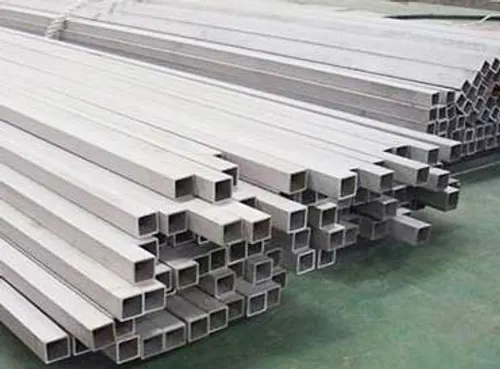
#> input picture area/stainless-steel-square-pipe-2.webp, 500 x 369 px
$ python -i patent_ui.py   (imports and definitions only)
#> lines starting #> are read from the running program, lines starting #| are printed output that depends on the picture
#> further down, picture is the input picture: PIL image 500x369 RGB; mean R, G, B 156.1, 157.6, 155.3
#!/usr/bin/env python3
"""
patent_app.py — Native desktop app that builds 2005-era USPTO patent
drawings: aged color-grade, reference-number callouts, AND the diagram
itself (labeled block boxes + connector lines).

Run:    python patent_app.py
Needs:  pip install Pillow numpy
        (tkinter ships with Python on Win/macOS; Linux: sudo apt install python3-tk)

ELEMENTS
  Reference callout : ● anchor  +  ■ ref box  +  ◆ bends   (points at the image)
  Block box         : labeled rectangle (part of the diagram)
  Connector         : line between things, optional arrowheads + bends

EDIT CANVAS
  • Drag any handle to move it.            • Double-click a line  -> add a bend.
  • Drag a box corner ◣ to resize it.      • Right-click a bend   -> delete it.
  • Double-click a block box -> edit text. • Delete key           -> delete selected.
  • SNAP 45° makes segments lock to 0/45/90°.
"""

import math
import os
import tkinter as tk
from tkinter import ttk, filedialog, simpledialog, messagebox

import numpy as np
from PIL import Image, ImageDraw, ImageFont, ImageFilter, ImageTk


# ════════════════════════════════════════════════════════════════════════════
#  IMAGE PROCESSING
# ════════════════════════════════════════════════════════════════════════════

_FONTS = [
    "/usr/share/fonts/truetype/liberation/LiberationMono-Regular.ttf",
    "/usr/share/fonts/truetype/dejavu/DejaVuSansMono.ttf",
    "/usr/share/fonts/truetype/freefont/FreeMono.ttf",
    "C:/Windows/Fonts/cour.ttf", "/Library/Fonts/Courier New.ttf",
    "/System/Library/Fonts/Courier New.ttf",
]
_BOLD = [
    "/usr/share/fonts/truetype/liberation/LiberationMono-Bold.ttf",
    "/usr/share/fonts/truetype/dejavu/DejaVuSansMono-Bold.ttf",
    "C:/Windows/Fonts/courbd.ttf", "/Library/Fonts/Courier New Bold.ttf",
]


# [9 lines left out: function get_font, not called in this run]


def patent_grade(img, grayscale=False, strength=0.55):
#> called with grayscale = False, strength = 0.55
    orig = np.array(img.convert("RGB"), dtype=np.float32)
    arr = orig.copy()
    lum = 0.299 * arr[..., 0] + 0.587 * arr[..., 1] + 0.114 * arr[..., 2]
    keep = 0.0 if grayscale else 0.15
    arr = lum[..., None] * (1 - keep) + arr * keep
    a = arr / 255.0
    s = np.where(a < 0.5, 2 * a ** 2, 1 - 2 * (1 - a) ** 2)
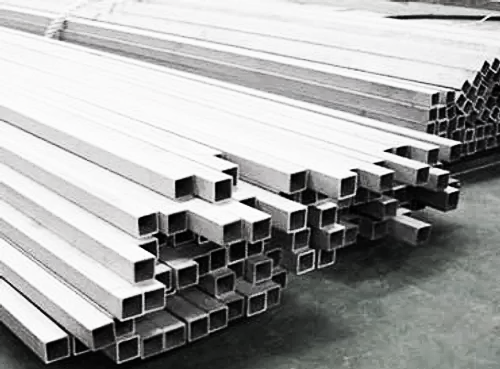
#> s: shape (369, 500, 3) float32; mean R, G, B 0.641, 0.643, 0.641
    arr = (a * 0.45 + s * 0.55) * 255.0
    sharp = Image.fromarray(np.clip(arr, 0, 255).astype(np.uint8))
    blur = np.array(sharp.filter(ImageFilter.GaussianBlur(0.8)), dtype=np.float32)
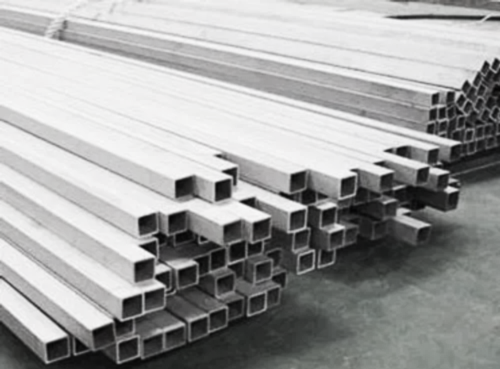
#> blur: shape (369, 500, 3) float32; mean R, G, B 160, 160.4, 159.9
    arr = np.clip(arr + (arr - blur) * 0.7, 0, 255)
    rng = np.random.default_rng(42)
    arr = np.clip(arr + rng.normal(0, 2.8, arr.shape), 0, 255)
    pr, pg, pb = 248, 245, 232
    t = (255 - arr) / 255.0 * 0.11
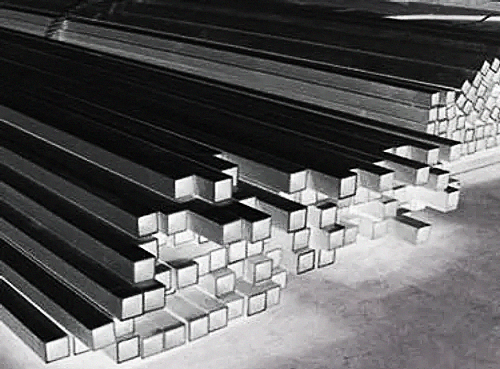
#> t: shape (369, 500, 3) float64; mean R, G, B 0.0406, 0.0405, 0.0407; drawn with min black and max white
    arr[..., 0] += (pr - arr[..., 0]) * t[..., 0]
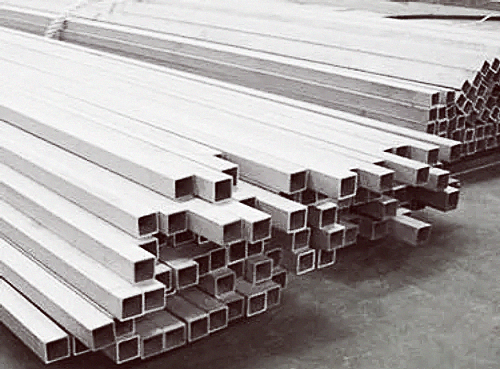
#> arr: shape (369, 500, 3) float64; mean R, G, B 167, 161.2, 160.7
    arr[..., 1] += (pg - arr[..., 1]) * t[..., 1]
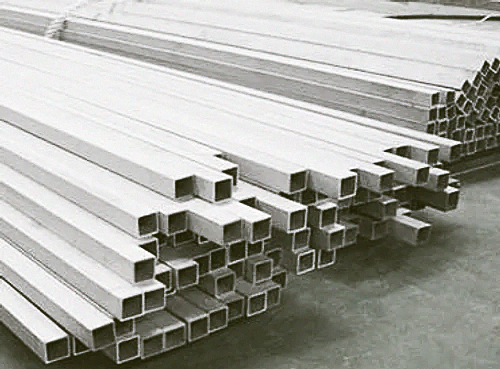
#> arr: shape (369, 500, 3) float64; mean R, G, B 167, 167.2, 160.7
    arr[..., 2] += (pb - arr[..., 2]) * t[..., 2]
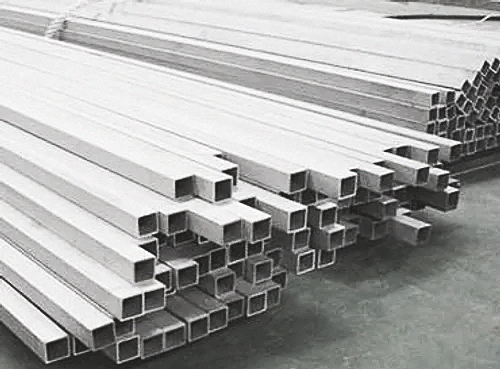
#> arr: shape (369, 500, 3) float64; mean R, G, B 167, 167.2, 166.2
    arr[..., 0] = np.clip(arr[..., 0] * 1.02, 0, 255)
    arr[..., 2] = np.clip(arr[..., 2] * 0.96, 0, 255)
    out = orig * (1 - strength) + arr * strength
    return Image.fromarray(np.clip(out, 0, 255).astype(np.uint8))


INK = (14, 14, 14)
PALE = (240, 237, 218)
PAD = 60
TITLE_H = 68
PRESET_COLORS = ["#0e0e0e", "#1f3a93", "#9e1b1b", "#1f6b2e", "#5b4636", "#f2c200", "#ffffff"]
PRESET_NAMES = ["Ink", "Blue", "Red", "Green", "Sepia", "Yellow", "White"]


def hex_to_rgb(h):
    h = h.lstrip("#")
    return tuple(int(h[i:i + 2], 16) for i in (0, 2, 4))


# [128 lines left out: functions _dashed_seg, curved_block_arrow, block_arrow_polygon, catmull_rom_spline, _poly, _arrowhead, not called in this run]


def _tsize(draw, text, fnt):
    bb = draw.textbbox((0, 0), text, font=fnt)
    return bb[2] - bb[0], bb[3] - bb[1]


def _nearest_edge(cx, cy, hw, hh, target):
    edges = [(cx + hw, cy), (cx - hw, cy), (cx, cy + hh), (cx, cy - hh)]
    return min(edges, key=lambda p: math.hypot(p[0] - target[0], p[1] - target[1]))


# [129 lines left out: function render_patent, not called in this run]


# ════════════════════════════════════════════════════════════════════════════
#  APP
# ════════════════════════════════════════════════════════════════════════════

BG = "#1e1e1e"; PANEL = "#262626"; ACCENT = "#f0c040"; BLUE = "#7aacee"
GREEN = "#7ec87e"; FG = "#e8e4d8"; SUBTLE = "#888888"; MONO = ("Courier New", 10)
HANDLE_R = 7; WP_R = 6; CORNER = 8


# [8 lines left out: function snap45, not called in this run]


class PatentApp(tk.Tk):
    # [175 lines left out: functions __init__, _build_ui, _btn, not called in this run]

    def _head(self, p, txt):
        tk.Label(p, text=txt, bg=PANEL, fg=SUBTLE,
                 font=("Courier New", 8, "bold")).pack(anchor="w", padx=14, pady=(14, 6))

    def _flabel(self, p, txt):
        tk.Label(p, text=txt, bg=PANEL, fg=SUBTLE,
                 font=("Courier New", 8)).pack(anchor="w", padx=14, pady=(8, 2))

    # [46 lines left out: functions _entry, _scale, _check, _show_empty, _opts, open_image and 1 more, not called in this run]

    def _reset_elements(self):
        self.labels.clear(); self.boxes.clear(); self.connectors.clear(); self.arrows.clear()
        self.sel = None; self.cancel_placing(); self._update_sel_label(); self._refresh_swatches()

    # [13 lines left out: function save_png, not called in this run]

    # ── coords ──────────────────────────────────────────────────────────────
    def c2n(self, x, y): return (x - self.dx) / self.dw, (y - self.dy) / self.dh
    def n2c(self, nx, ny): return self.dx + nx * self.dw, self.dy + ny * self.dh

    # [69 lines left out: functions label_path_canvas, _require_canvas, add_box, add_flow_arrow, arrow_size, arrow_opacity and 3 more, not called in this run]

    def _next_ref(self):
        nums = [int(l["ref"]) for l in self.labels if l["ref"].isdigit()]
        return str(max(nums) + 2) if nums else "100"

    def _after_change(self):
        self._update_sel_label(); self._refresh_swatches()
        self.update_overlays(); self.render_now()

    # ── mouse: press ──────────────────────────────────────────────────────
    # [140 lines left out: functions on_press, _hit, _conn_ref, _label_ref, on_drag, not called in this run]

    def on_release(self, event):
        if self.drag:
            self.drag = None; self.render_now()

    # ── mouse: double-click & right-click ────────────────────────────────────
    # [358 lines left out: functions on_double, on_right, _seg_dist2, _update_sel_label, rename_selected, delete_selected and 13 more, not called in this run]


# [2 lines not run here, left out]

>>> from PIL import Image
>>> picture = Image.open('area/stainless-steel-square-pipe-2.webp')
>>> result = patent_grade(picture)

$ run again, on area/stainless-steel-square-pipe-4.webp
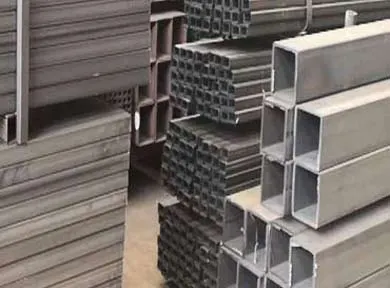
#> input picture area/stainless-steel-square-pipe-4.webp, 390 x 288 px
#> picture is the input picture: PIL image 390x288 RGB; mean R, G, B 115.1, 107.9, 103.1
#> in patent_grade, `t = (255 - arr) / 255.0 * 0.11`:
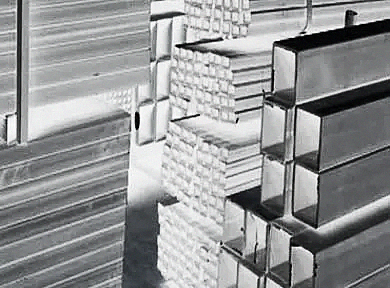
#> t: shape (288, 390, 3) float64; mean R, G, B 0.0641, 0.0647, 0.0651; drawn with min black and max white
#> in patent_grade, `arr[..., 2] += (pb - arr[..., 2]) * t[..., 2]`:
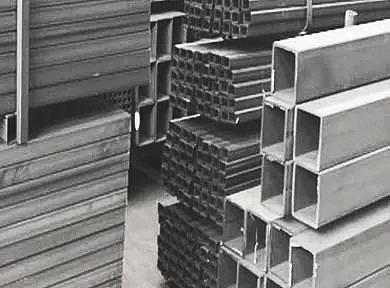
#> arr: shape (288, 390, 3) float64; mean R, G, B 117, 115.7, 114
